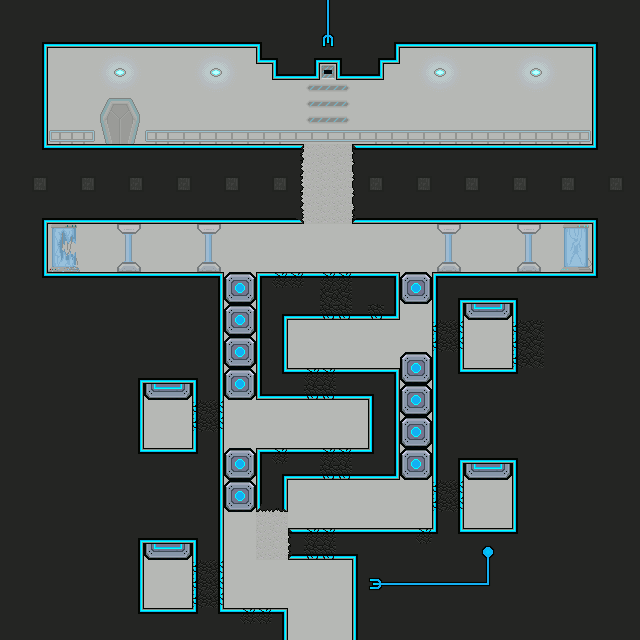

This game map was drawn from its Tiled (.tmx) file and the tilesets committed beside it. A one-line description and the trimmed map source follow:
An orthogonal 40x40 tile map with 16x16 px tiles, 1 tile layer (Tile Layer 1), 2 tilesets and 23 objects (4x script_BombSpawn).

<map version="1.0" orientation="orthogonal" renderorder="right-down" width="40" height="40" tilewidth="16" tileheight="16">
 <tileset firstgid="1" source="main.tsx" />
 <tileset firstgid="501" source="objects.tsx" />
 <layer name="Tile Layer 1" width="40" height="40">
  <data>[1600 cells, 1600 non-empty, 86 distinct tile ids]</data>
 </layer>
 <objectgroup name="Object Layer 1">
  <object gid="504" x="136" y="616" />
  <object gid="507" x="456" y="552" />
  <object gid="506" x="448" y="384" />
  <object gid="508" x="288" y="608" />
  <object gid="510" x="136" y="464" />
  <object gid="510" x="32" y="160" />
  <object gid="510" x="544" y="288" />
  <object gid="510" x="32" y="288" />
  <object gid="505" x="472" y="392" />
  <object gid="505" x="464" y="384" />
  <object gid="505" x="120" y="472" />
  <object gid="505" x="120" y="472" />
  <object gid="505" x="128" y="448" />
  <object gid="505" x="152" y="472" />
  <object gid="505" x="144" y="448" />
  <object gid="505" x="120" y="440" />
  <object gid="505" x="48" y="296" />
  <object name="script_BombSpawn" x="320" y="64" width="16" height="16">
   <properties>
    <property name="delay" value="50" />
    <property name="interval" value="250" />
   </properties>
  </object>
  <object name="script_BombSpawn" x="316" y="60" width="28" height="24">
   <properties>
    <property name="delay" value="326" />
    <property name="interval" value="250" />
   </properties>
  </object>
  <object name="script_BombSpawn" x="308" y="56" width="36" height="32">
   <properties>
    <property name="delay" value="602" />
    <property name="interval" value="250" />
   </properties>
  </object>
  <object gid="501" x="88" y="156" />
  <object gid="510" x="464" y="388" />
  <object name="script_BombSpawn" x="304" y="48" width="48" height="48">
   <properties>
    <property name="delay" value="1600" />
    <property name="interval" value="123" />
   </properties>
  </object>
 </objectgroup>
</map>
